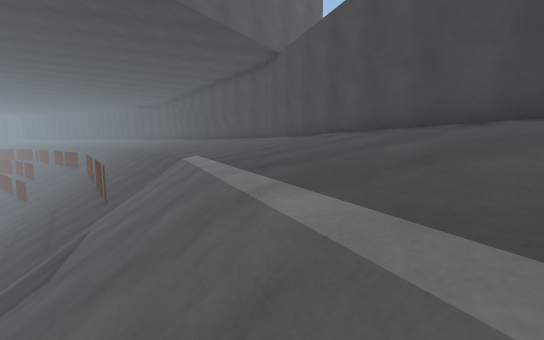
View 1 (above)

24 first-person views from a walk through a 3-D level made in the Unity game engine. The camera is 1.3 m above the floor, tilts 6° down and sees 90° across. The floor is counted in squares, 1 m on a side. Each view is taken from the middle of a square. On the plan, view 1 faces up. The plan holds only what a view shows up to about 13 squares ahead; the rest is blank. The place goes on beyond the plan. Surface patterns are stand-ins for the level's own textures.

View 2
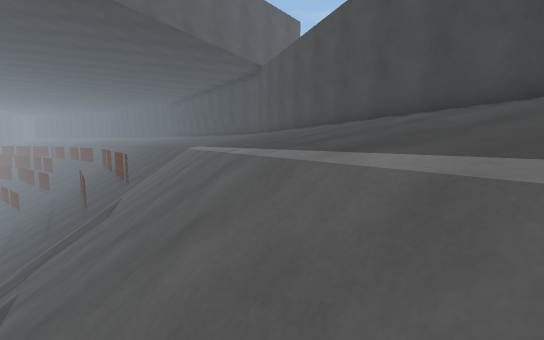

View 3
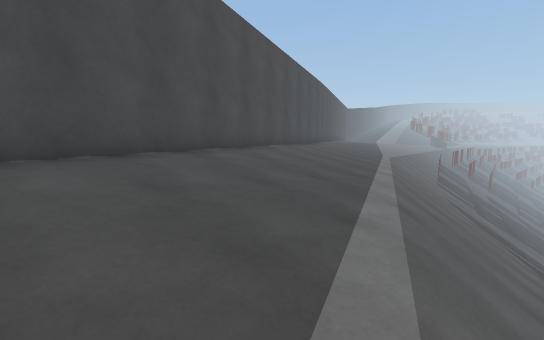

View 4
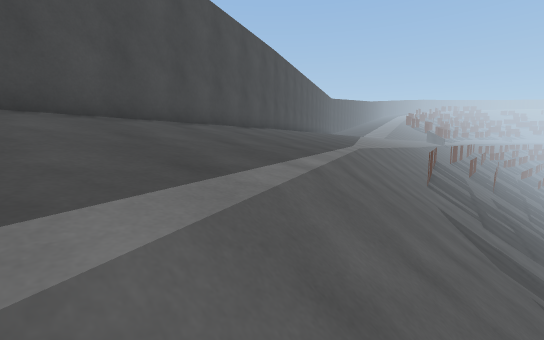

View 5
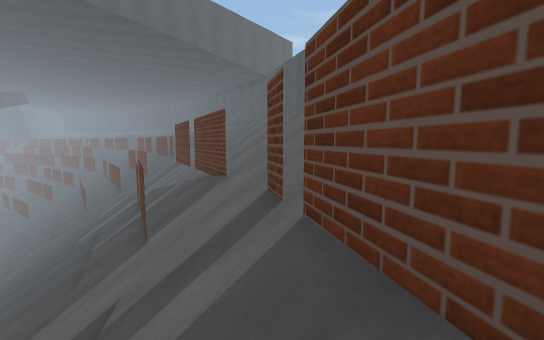

View 6
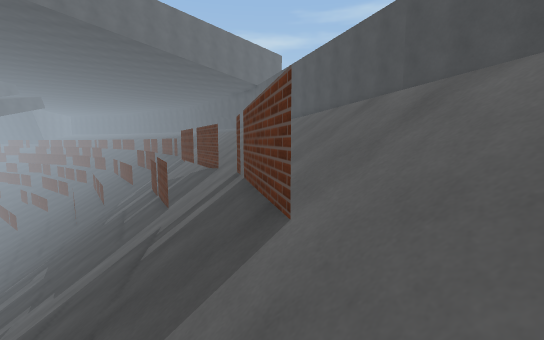

View 7
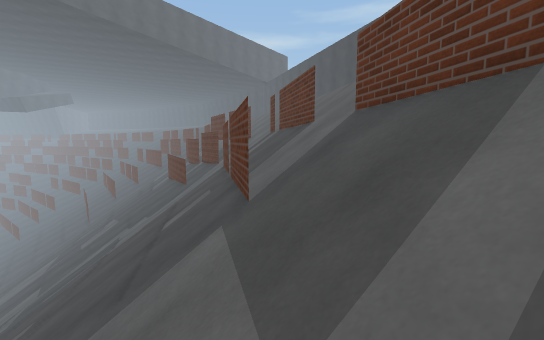

View 8
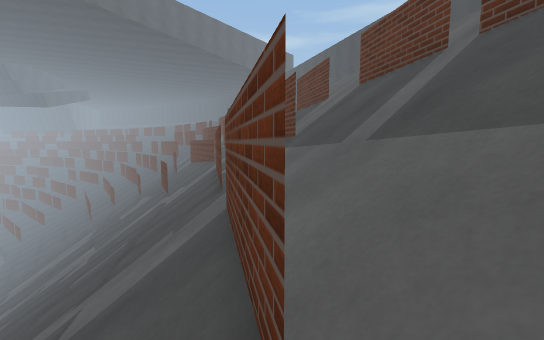

View 9
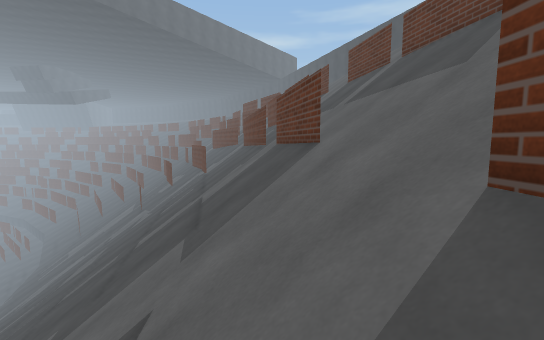

View 10
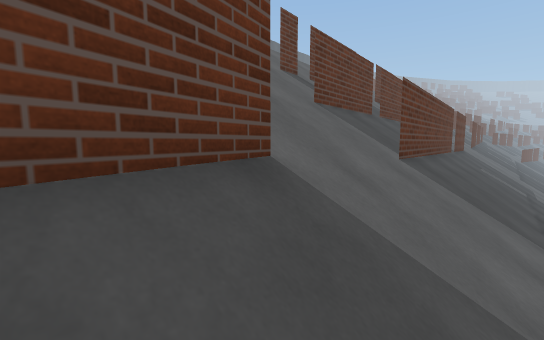

View 11
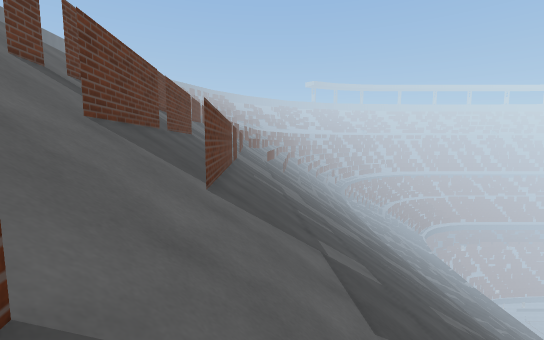

View 12
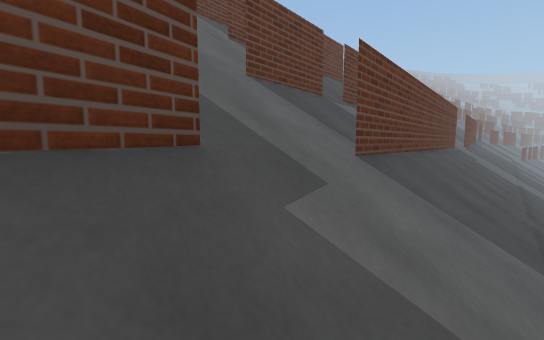

View 13
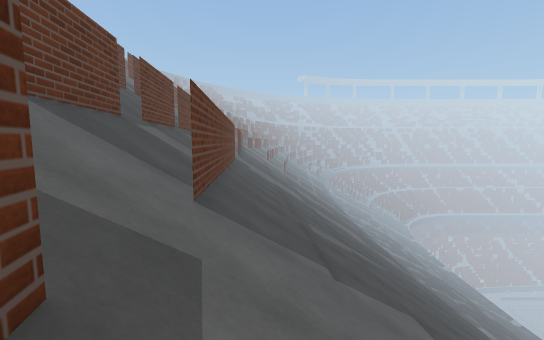

View 14
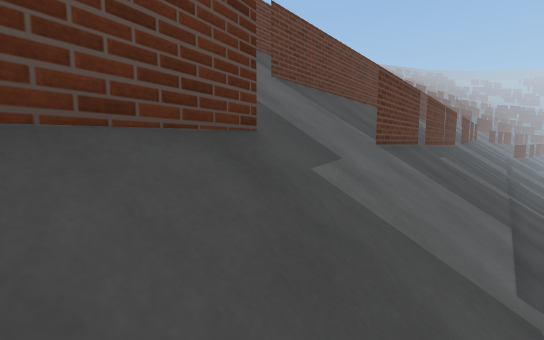

View 15
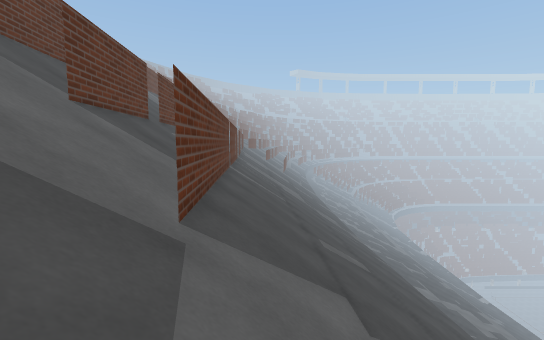

View 16
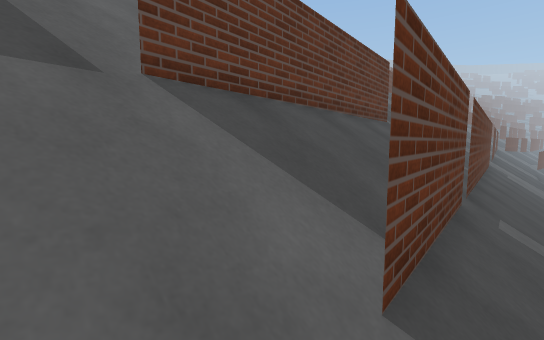

View 17
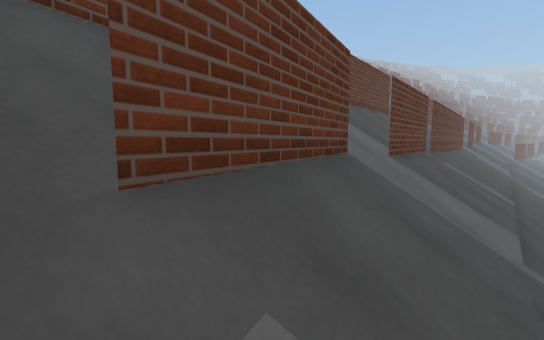

View 18
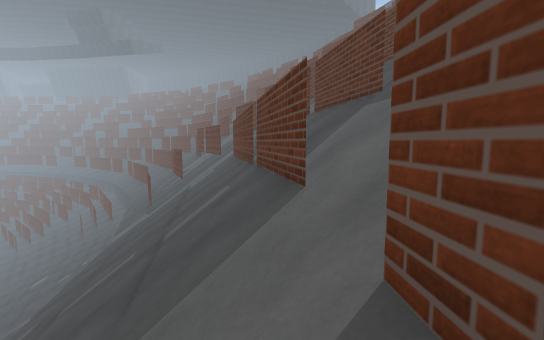

View 19
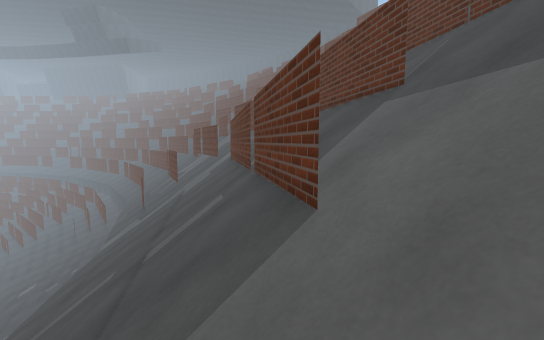

View 20
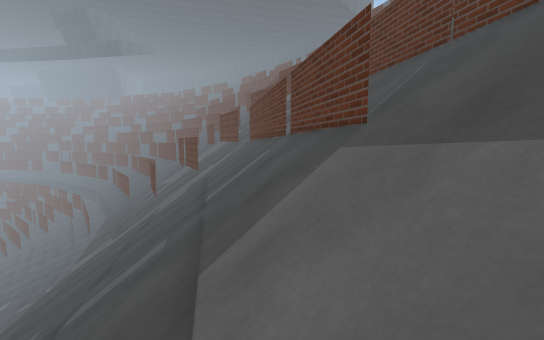

View 21
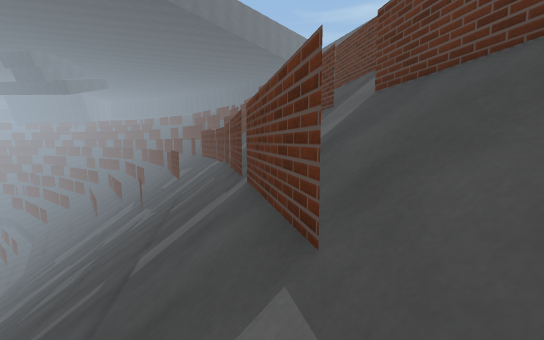

View 22
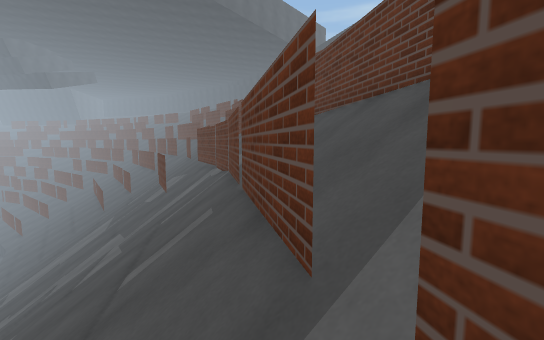

View 23
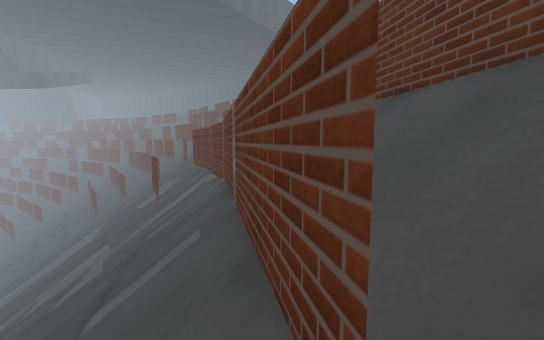

View 24
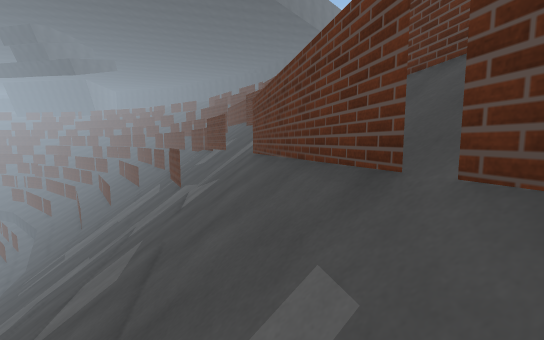

### Floor plan
Key: @ floor where view 1 was taken; # wall or solid block; x gap in a wall; . main floor; : floor 0.75 m higher than the main floor; - floor 3.25 m lower than the main floor; _ floor 4 m lower than the main floor; < floor 11.25 m lower than the main floor; / step, stairs or slope; = window, fence, low wall or low ledge; v drop or lower ground.
Columns run from 22 left of view 1 to 3 right of it. Each row starts with its distance up from view 1.
 13              /////...::##
 12              //////...::#
 11            ////////...::#
 10            /////////..::##
  9             //// ///...::#
  8             //=/v////..::#
  7             //v// ///..::#
  6              // / ///...::
  5              // //////..::
  4                 //////..::
  3                 // ////..:
  2                  /= ///..:
  1                   ##///..:
  0             /// =#=#//@/.:
 -1             ///  ##=#///..
 -2             //// =#=##///.
 -3              / /  ##=#///.
 -4              / //  #-#///.
 -5              /  //###/////
 -6             ///#//=/=/////
 -7         /<////////////////
 -8       //=v//////#//////# /
 -9    //=/// / ////#//=/#/= /
-10    ////// /  ///##/v/#/##/
-11      ////v// /#//#/v/#//#/
-12       / //#/ /##/#//###/#/
-13 v/v// /v//#/=//#/#//###/#/
-14 v/v// /v//#////v////#_v///
-15  // /v//#/v////v//#/###///
-16  // /v//#//#/#//#/#/###//#
-17  v/ // /v//#/v//#/#//#///#
-18  v/v// /v//#/v//#/#//////#
-19  v// / //#/v//#/v////#////
-20   //x/v//#/v//#/v//#/v////
-21      // /#/#//v// /#//#///
-22     v// /v////v//#/v//#///
-23      // /#////#//#/#//#///
-24        =//////////////////
-25        v////#////////////
-26        v//#/v///////#/////
-27        v//#/v////#//#///#/
-28        v//#/v//#/v//#/#/#/
-29       /v//v/v//v/v////v/#
-30      v// /=//#/v//#/#//###
-31     /v// /v//#/#//#/v//#/#
-32    v/v// /v//#////#/v//#/#
-33    v/v// /v//#/#//#/v//#/#
-34     /v// /v//#/v//v/=//#/#
-35        /v/v//v/v//v v//v/#

Where each view was taken, in squares from view 1:
view 1: 0 up, 0 right, facing up
view 2: 4 down, 1 right, facing up
view 3: 13 up, 4 left, facing down-right
view 4: 7 up, 3 left, facing down-right
view 5: 12 down, 1 right, facing up
view 6: 16 down, 2 right, facing up
view 7: 21 down, 1 right, facing up
view 8: 24 down, 0 right, facing up
view 9: 29 down, 1 left, facing up
view 10: 21 down, 2 left, facing down-right
view 11: 22 down, 1 left, facing down
view 12: 22 down, 7 left, facing down-right
view 13: 22 down, 6 left, facing down
view 14: 21 down, 10 left, facing down-right
view 15: 22 down, 11 left, facing down
view 16: 24 down, 13 left, facing down-right
view 17: 19 down, 15 left, facing down-right
view 18: 27 down, 13 left, facing up
view 19: 26 down, 13 left, facing up
view 20: 25 down, 12 left, facing up
view 21: 25 down, 3 left, facing up
view 22: 20 down, 4 left, facing up
view 23: 19 down, 4 left, facing up
view 24: 21 down, 7 left, facing up
